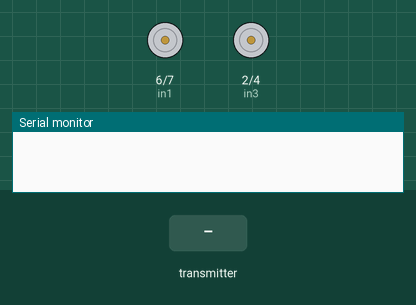
Simulated run of this sketch. Board: Arduino Uno, built with avr-gcc and run on an emulated ATmega328P. On the bench: motor-driver pin pairs drawn as motors (green arrow = first pin HIGH = forward, orange = second pin HIGH = backward, longer = more drive, scaled by the enable pin), the last lines printed to the serial monitor. The inputs (shaded band) are chosen by the test bench. No radio packets arrive unless stated.

Above: at 1.2 s.
1.3 s: the transmitter starts sending yAxis = 0
At 2.1 s:
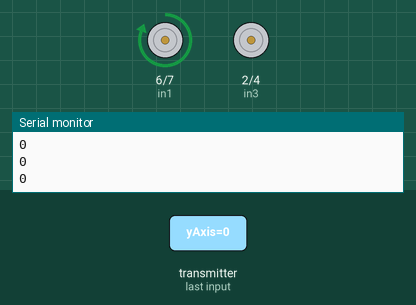
2.8 s: the transmitter starts sending yAxis = 512
At 3.3 s:
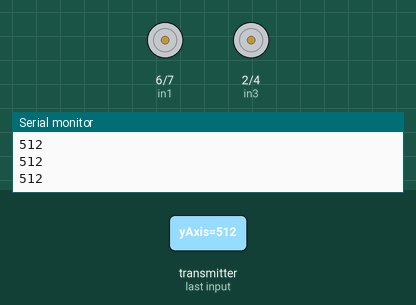
4.3 s: the transmitter starts sending yAxis = 1023
At 5.5 s:
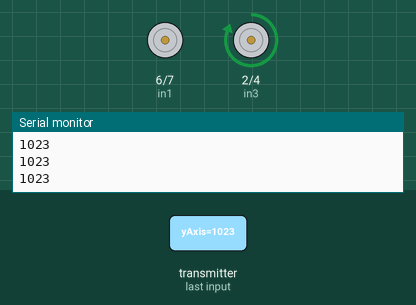
5.8 s: the transmitter starts sending yAxis = 256
At 6.8 s:
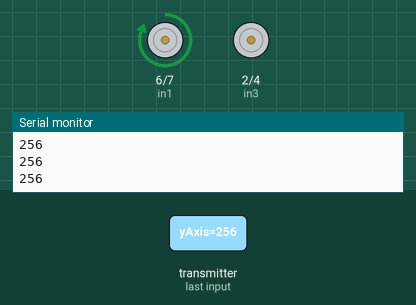
7.3 s: the transmitter starts sending yAxis = 512
At 7.9 s:
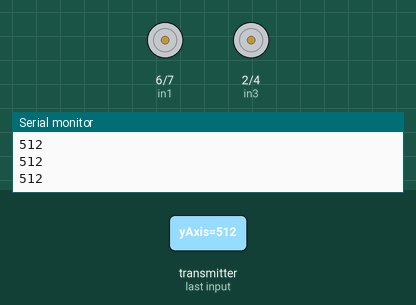
Timing chart, 0 to 9.8 s (numbered marks = the images above; inputs shaded):
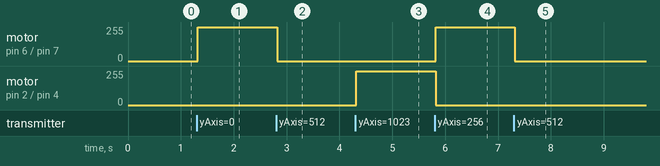

The sketch:

Reciever_Code4.0.ino
```cpp
#include <SPI.h>  //Includes libraries needed to call certain methods
#include "RF24.h"
#include <nRF24L01.h>
RF24 myRadio (9, 10); //Establishes digital pins 9 and 10 as radio transmission pins
#define enA 5   //Sets up which logic control pins map to which digital pins on the Arduino board
#define in1 6
#define in2 7
#define enB 3
#define in3 2
#define in4 4

const byte address[6] = "00001";  //Sets up address for radio transmission with other transceiver
void setup()
{
  Serial.begin(9600);             //Begins Serial monitor for debugging
  myRadio.begin();                //Turns on radio
  myRadio.openReadingPipe(0,address); //Opens radio reading at previously defined address
  myRadio.setPALevel(RF24_PA_MIN);    //Set radio power level to low
  myRadio.startListening();       //Starts radio listening
  pinMode(enA, OUTPUT);           //Sets up each digital pin as an output to control motor status
  pinMode(in1, OUTPUT);
  pinMode(in2, OUTPUT);
  pinMode(enB, OUTPUT);
  pinMode(in3, OUTPUT);
  pinMode(in4, OUTPUT);

}
void loop() {                     //Loops infinitley
  myRadio.startListening();       //Sets transceiver to transceive
  int yAxis;                      //Sets up yAxis angle as an integer
  int xAxis;                      //Sets up xAxis angle as an integer
  if ( myRadio.available()) {     //If radio transmission is available, continue
      delay(10);                  //Delay to adjust for timing error
      myRadio.read(&yAxis, sizeof(yAxis));  //Read the transmitted value of the y axis angle
      delay(10);                  //Delay to adjsut for timing error
      myRadio.read(&xAxis, sizeof(xAxis));  //Read the transmitted value of the x axis angle
      Serial.println(xAxis);      //Print x and y angles for debugging
      Serial.println(yAxis);
  // Y-axis used for forward and backward control
  if (xAxis > 470 && xAxis <700) {    //Helps ensure car stays stationary if the x axis on the joystick hasn't been adjusted
  if (yAxis > 700) {                  //If the joystick is moved to the forward, continue
      // Set Motor A forward
      digitalWrite(in1, HIGH);
      digitalWrite(in2, LOW);
      // Set Motor B forward
      digitalWrite(in3, HIGH);
      digitalWrite(in4, LOW);
      analogWrite(enA, 255); // Send PWM signal to motor A
      analogWrite(enB, 255); // Send PWM signal to motor B
  }
  else if (yAxis < 400) {           //If the joystick is moved to the backward, continue
      // Set Motor A backward
      digitalWrite(in1, LOW);
      digitalWrite(in2, HIGH);
      // Set Motor B backward
      digitalWrite(in3, LOW);
      digitalWrite(in4, HIGH);
      analogWrite(enA, 255); // Send PWM signal to motor A
      analogWrite(enB, 255); // Send PWM signal to motor B
  }
  // If joystick stays in middle the motors are not moving
  else {
      analogWrite(enA, 0); // Send PWM signal to motor A
      analogWrite(enB, 0); // Send PWM signal to motor B
  }
  }

  else {
  // X-axis used for left and right control
  if (xAxis < 400) {          //If the joystick is moved to the left, continue
      //Set the right motor only forward
      digitalWrite(in1, HIGH);
      digitalWrite(in2, LOW);
      analogWrite(enA, 255); // Send PWM signal to motor A
      analogWrite(enB, 0); // Send PWM signal to motor B
    }

  else if (xAxis > 700) { //If the joystick is the moved to the right, continue
      //Set only right motor forward
      digitalWrite(in3, HIGH);
      digitalWrite(in4, LOW);
      analogWrite(enA, 0); // Send PWM signal to motor A
      analogWrite(enB, 255); // Send PWM signal to motor B

  }

  else{ //Helps ensure motors will remain motionless otherwise
      analogWrite(enA, 0); // Send PWM signal to motor A
      analogWrite(enB, 0); // Send PWM signal to motor B
  }
  }
  delay(10);  //Delay for a very brief time before looping
  }
}
```

Measured:
- after the input at 1.3 s, motor on pin 6 (in1) / pin 7 (in2): stopped → forward 255/255 at once
- after the input at 2.8 s, motor on pin 6 (in1) / pin 7 (in2): forward 255/255 → stopped at once
- after the input at 4.3 s, motor on pin 2 (in3) / pin 4 (in4): stopped → forward 255/255 at once
- after the input at 5.8 s, motor on pin 6 (in1) / pin 7 (in2): stopped → forward 255/255 at once; motor on pin 2 (in3) / pin 4 (in4): forward 255/255 → stopped at once
- after the input at 7.3 s, motor on pin 6 (in1) / pin 7 (in2): forward 255/255 → stopped at once
